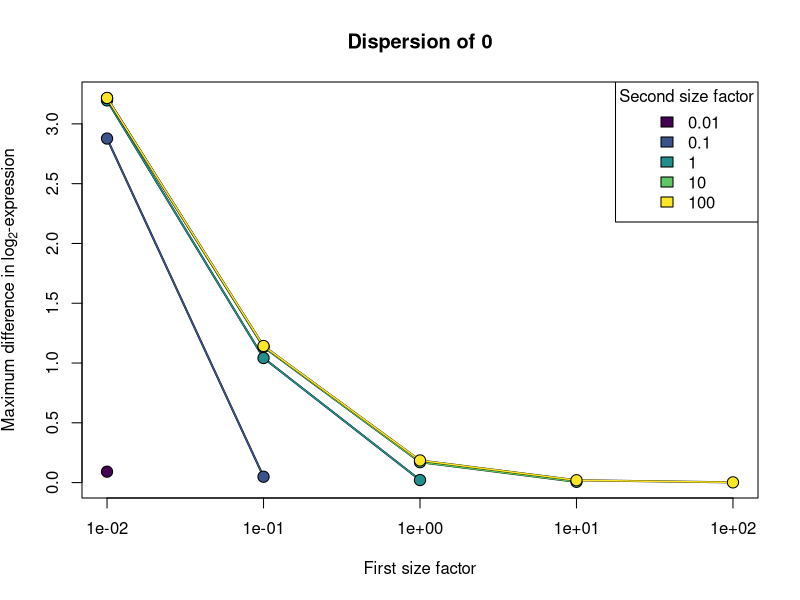
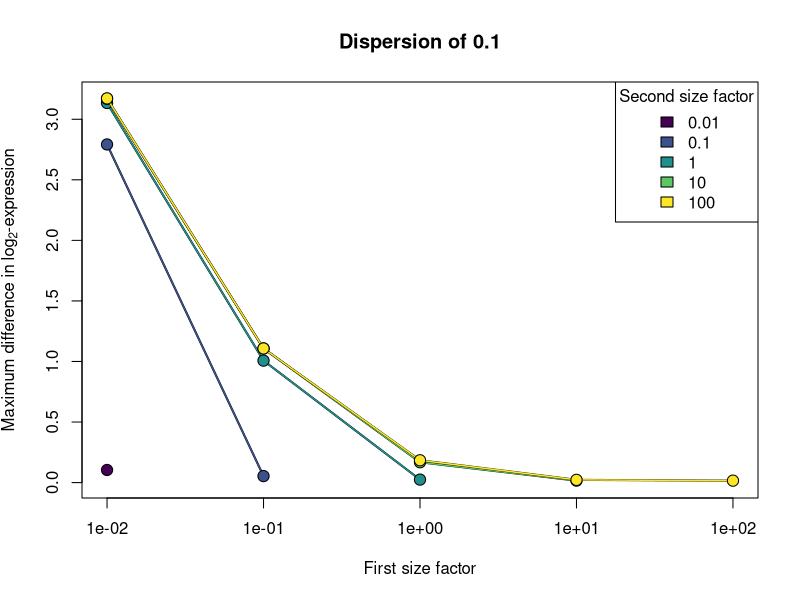
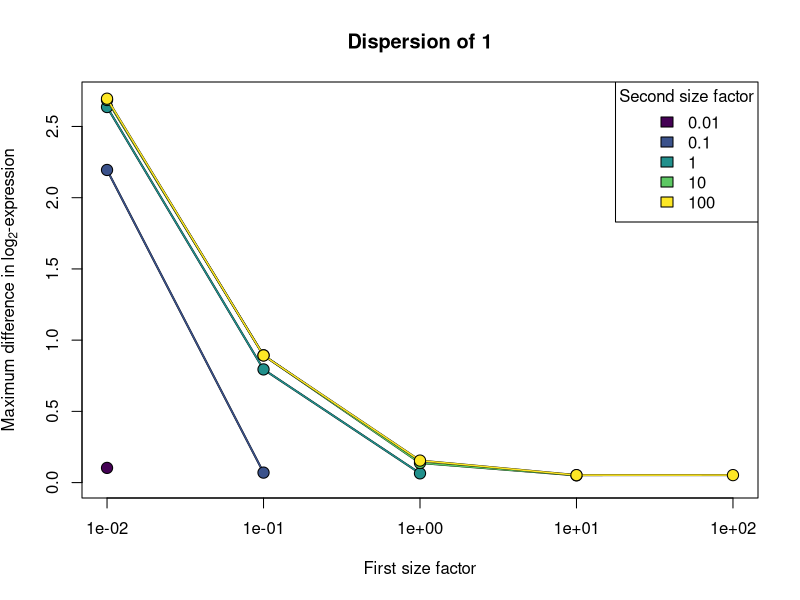

The R script that drew these images, in order: (Note: a time limit stopped this script after it produced the figures.)
#########################################
# Defining some common functions.

#' Simulates NB-distributed counts and computes the difference in means of log-values.
SIMULATE_ERR <- function(s1, s2, mu, pseudo=1, size=1000, N=10000) {
    if (is.infinite(size)) {
        FUN <- function(mu) rpois(N, lambda=mu)
    } else {
        FUN <- function(mu) rnbinom(N, mu=mu, size=size)
    }

    output <- numeric(length(mu))
    for (i in seq_along(mu)) {
        A <- FUN(mu[i] * s1)
        B <- FUN(mu[i] * s2)
        output[i] <- mean(log(A/s1 + pseudo)) - mean(log(B/s2 + pseudo))
    }
    return(output)
}

#' Finds the maximum error, which should occur around the pseudo-count.
FIND_MAX_ERR <- function(s1, s2, pseudo=1, size=1000, N=10000) {
    mus <- 10^seq(-3, 3, length.out=100) * pseudo
    output <- SIMULATE_ERR(s1, s2, mu=mus, pseudo=pseudo, size=size, N=N)
    max(abs(output))
}

dir.create("pics", showWarnings=FALSE)
all.sf <- c(0.01, 0.1, 1, 10, 100)
col <- viridis::viridis(length(all.sf))
dispersions <- c(0, 0.1, 1, 10)

#########################################
# Determines the maximum error of the log-transformation under a variety of conditions.

set.seed(1000)
pdf("pics/max_effect.pdf")
for (disp in dispersions) { 

    collected <- vector("list", 10)
    for (it in seq_along(collected)) {
        output <- matrix(0, length(all.sf), length(all.sf))
        for (i1 in seq_along(all.sf)) {
            for (i2 in seq_len(i1)) {
                output[i1, i2] <- FIND_MAX_ERR(s1=all.sf[i1], s2=all.sf[i2], size=1/disp)
            }
        }
        collected[[it]] <- output
    }

    collected <- do.call(abind::abind, c(collected, list(along=3)))
    output.mean <- output.se <- matrix(0, length(all.sf), length(all.sf))
    for (i in seq_along(all.sf)) {
        for (j in seq_len(i)) {
            current <- collected[i,j,]
            output.mean[i,j] <- mean(current)
            output.se[i,j] <- sd(current)/sqrt(length(current))
        }
    }

    output.mean <- output.mean/log(2)
    output.se <- output.se/log(2)
    upper <- output.mean + output.se

    plot(all.sf, numeric(length(all.sf)), ylim=range(upper), type="n", log="x",
        xlab="First size factor", ylab=expression("Maximum difference in"~log[2]*"-expression"),
        main=sprintf("Dispersion of %s", disp))

    for (i in seq_len(nrow(output))) {
        current <- seq_len(i)
        cur.mean <- output.mean[i,current]
        lines(all.sf[current], cur.mean, lwd=2)
        lines(all.sf[current], cur.mean, lwd=1.5, col=col[i])
        points(all.sf[current], cur.mean, pch=21, bg=col[i], cex=1.5)
    }
    legend("topright", fill=col, legend=all.sf, title="Second size factor") 
}
dev.off()

#########################################
# Tests the theoretical error bounds.

set.seed(1000)
pdf("pics/error_bound.pdf")
for (disp in dispersions) { 
    output <- matrix(0, length(all.sf), length(all.sf))

    for (i1 in seq_along(all.sf)) {
        for (i2 in seq_len(i1-1)) {
            pseudo <- abs(1/all.sf[i1] - 1/all.sf[i2])
            output[i1, i2] <- FIND_MAX_ERR(s1=all.sf[i1], s2=all.sf[i2], pseudo=pseudo, size=1/disp)
        }
    }

    output <- output/log(2)
    output <- Matrix::forceSymmetric(output, "L")
    diag(output) <- NA
    plot(all.sf, numeric(length(all.sf)), ylim=c(0, 0.3), type="n", log="x",
        xlab="First size factor", ylab=expression("Maximum difference in"~log[2]*"-expression"),
        main=sprintf("Dispersion of %s", disp))

    for (i in seq_len(nrow(output))) {
        current <- output[i,]
        lines(all.sf, current, lwd=2)
        lines(all.sf, current, lwd=1.5, col=col[i])

        if (i!=1L && i!=length(all.sf)) {
            gap <- c(i-1, i+1)
            lines(all.sf[gap], current[gap], col=col[i], lty=2)
        }

        points(all.sf, current, pch=21, bg=col[i], cex=1.5)
    }

    abline(h=1/8/log(2), col="red")
    legend("topright", fill=col, legend=all.sf, title="Second size factor") 
}
dev.off()
